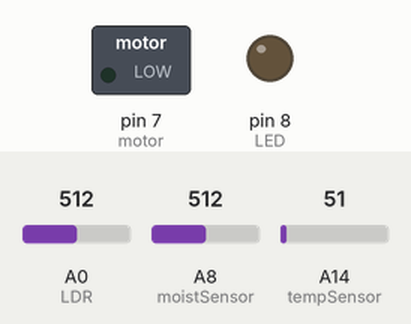
Simulated run of this sketch. Board: Arduino Mega 2560, built with avr-gcc and run on an emulated ATmega2560. On the bench: switched loads named in the sketch (green lamp = pin HIGH), output pins drawn as LEDs (lit = HIGH). Inputs (shaded band) come from the test bench; at power-on: A8 (moistSensor) = 512, A0 (LDR) = 512, A14 (tempSensor) = 51. WiFi joins after 1.5 s; servers stay silent unless stated.

Above: at 3.0 s.
3.1 s: A8 (moistSensor) set to 465
4.6 s: A8 (moistSensor) set to 438
At 6.0 s:
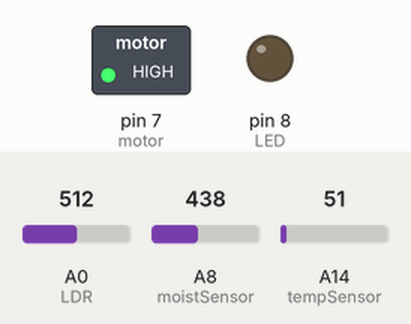
6.3 s: A0 (LDR) set to 159
7.8 s: A0 (LDR) set to 136
At 8.9 s:
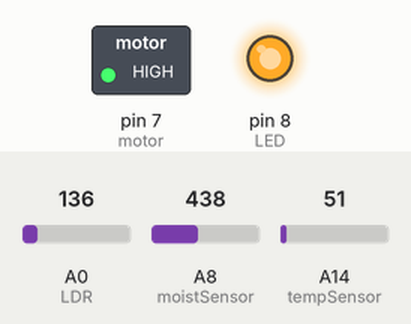
9.4 s: A8 (moistSensor) set to 460
At 10.4 s:
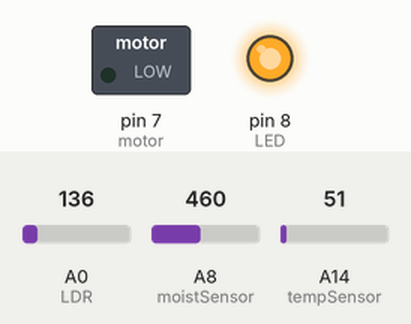
11.1 s: A8 (moistSensor) set to 440
At 11.8 s:
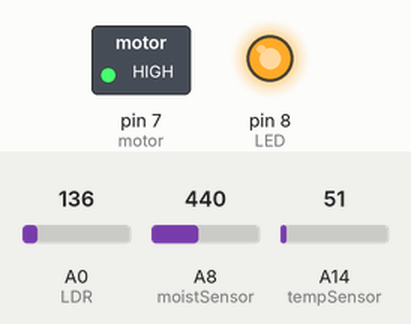
Timing chart, 0 to 13.6 s (numbered marks = the images above; inputs shaded):
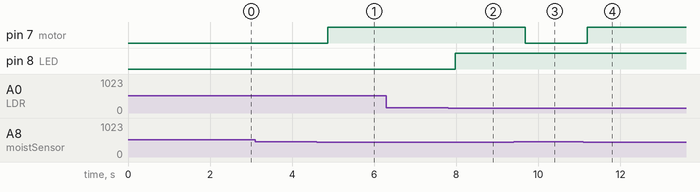

Measured:
- the behaviour switches between 451 and 450 on A8 (moistSensor) (found by bisection; images 0 and 1)
- the behaviour switches between 150 and 149 on A0 (LDR) (found by bisection; images 1 and 2)
- after the input at 3.1 s, every drawn part: stays the same
- after the input at 4.6 s, pin 7 (motor): LOW → HIGH after 0.27 s
- after the input at 6.3 s, every drawn part: stays the same
- after the input at 7.8 s, pin 8 (LED): LOW → HIGH after 0.18 s
- after the input at 9.4 s, pin 7 (motor): HIGH → LOW after 0.28 s
- after the input at 11.1 s, pin 7 (motor): LOW → HIGH after 0.09 s

The sketch:

dMaliBlynk.ino
```cpp
#include <SoftwareSerial.h>
SoftwareSerial DebugSerial(2, 3);
#define BLYNK_PRINT DebugSerial
#include <BlynkSimpleStream.h>

char auth[] = "e39d369352544f04868729e961b7b91e";

// Declare and initialize pin variables
const int tempSensor = A14;
const int LDR = A0;
const int moistSensor = A8;
const int LED = 8;
const int motor = 7;
const int button = 3;

// Define virtual pins
#define tempSensorV V14
#define motorVirtualOnLEDV V9
#define motorVirtualOffLEDV V10
#define motorButtonV V3
#define daylightLEDV V8
#define greenlightLEDV V0
#define moistSensorV V18

int buttonState = LOW; /* For the virtual button, motorButtonV,
                          which switches the motor circuit */

// Declare virtual LEDs
WidgetLED motorVirtualOnLED(motorVirtualOnLEDV);
WidgetLED motorVirtualOffLED(motorVirtualOffLEDV);
WidgetLED daylightLED(daylightLEDV);
WidgetLED greenlightLED(greenlightLEDV);

void setup()
{
  // Blynk stuff
  DebugSerial.begin(9600);
  Serial.begin(9600);
  Blynk.begin(auth, Serial);

  // Set digital pin modes
  pinMode(motor, OUTPUT);
  pinMode(LED, OUTPUT);
  pinMode(button, INPUT);
}

void loop()
{
  Blynk.run();
  // moistSensor
  Blynk.virtualWrite(moistSensorV, analogRead(moistSensor));
  delay(50);

  // motor, physical button (PWM), virtual button, virtual LEDs
  if (digitalRead(button) == LOW) // if the physical button is off
  {
    analogWrite(motor, 0);        // stop the motor
    motorVirtualOnLED.off();      // turn a virtual LED off
    motorVirtualOffLED.on();      // turn a virtual LED on
    delay(100);
  }
  else // if the physical button is on
  {
    if (analogRead(moistSensor) > 450)
    {
      analogWrite(motor, 0);        // stop the motor
      motorVirtualOnLED.off();      // turn a virtual LED off
      motorVirtualOffLED.on();      // turn a virtual LED on
      delay(100);
    }
    else
    {
      analogWrite(motor, 255);    // start the motor
      motorVirtualOnLED.on();  // turn a virtual LED on
      motorVirtualOffLED.off();  // turn a virtual LED off
      delay(100);
    }
  }

  // LDR, physical LED, virtual LEDs
  if (analogRead(LDR) >= 150) // if light is more than or equal to 150
  {
    analogWrite(LED, 0);   // turn off the physical LED
    daylightLED.on();         // turn a virtual LED on
    greenlightLED.off();      // turn a virtual LED off
    delay(50);
  }
  else                        // if light is less than 150
  {
    analogWrite(LED, 255);  // turn on he physical LED
    daylightLED.off();        // turn a virtual LED off
    greenlightLED.on();       // turn a virtual LED on
    delay(50);
  }

  // tempSensor, virtual gauge
  float mV = analogRead(tempSensor) / 1024.0 * 5000; // convert analog output to millivolt
  float cel = mV / 10;                        // covert millivolt to Celsius
  Blynk.virtualWrite(tempSensorV, (int)cel);  // write the truncated celsius integer to the virtual gauge
  delay(100);
}
```
